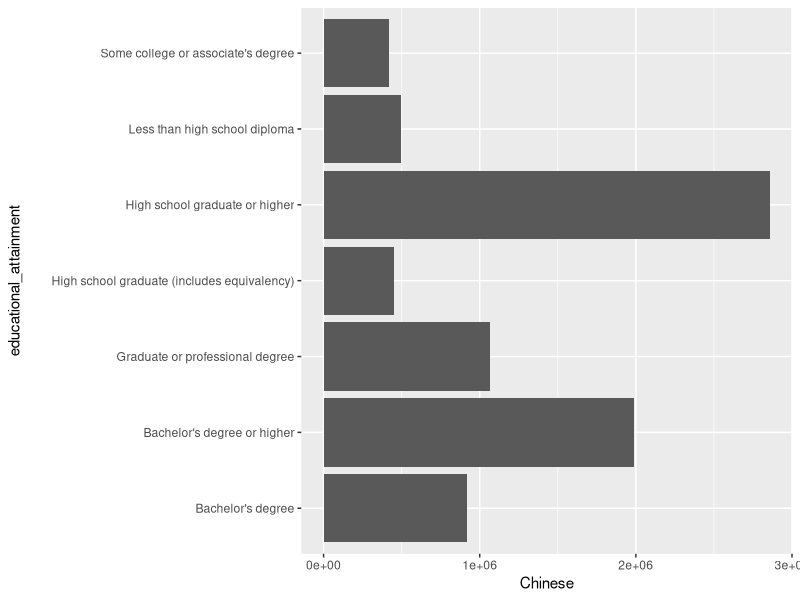
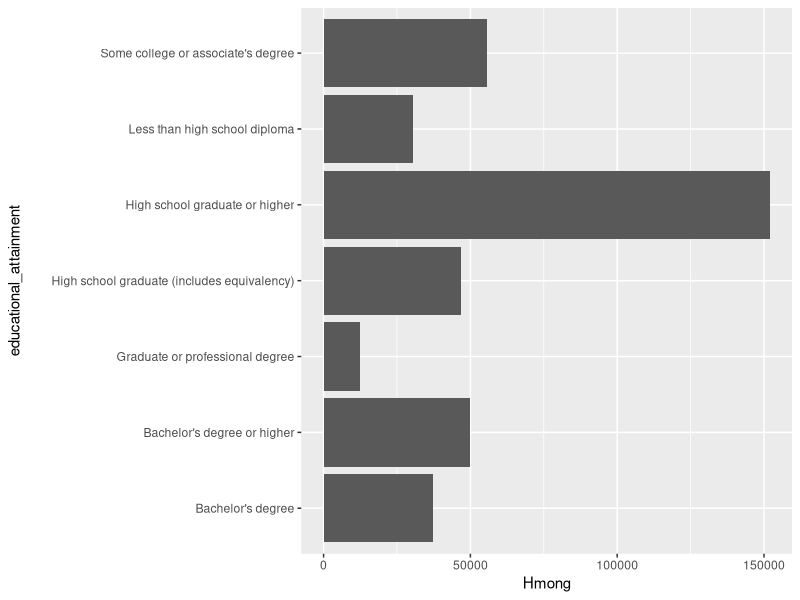

The R source for these figures, in order:
## ---- chunk 1
library(tidyverse)
acs2022 <- read_csv("data/acs2022.csv")

acs2022select <- acs2022 |> select(-"United States!!Asian Indian alone!!Margin of Error",
                                   -"United States!!Bangladeshi alone!!Margin of Error",
                                   -"United States!!Cambodian alone!!Margin of Error",
                                   -"United States!!Chinese alone!!Margin of Error",
                                   -"United States!!Chinese, except Taiwanese alone!!Margin of Error",
                                   -"United States!!Taiwanese alone!!Margin of Error",
                                   -"United States!!Filipino alone!!Margin of Error",
                                   -"United States!!Hmong alone!!Margin of Error",
                                   -"United States!!Indonesian alone!!Margin of Error",
                                   -"United States!!Japanese alone!!Margin of Error",
                                   -"United States!!Korean alone!!Margin of Error",
                                   -"United States!!Laotian alone!!Margin of Error",
                                   -"United States!!Pakistani alone!!Margin of Error",
                                   -"United States!!Thai alone!!Margin of Error",
                                   -"United States!!Vietnamese alone!!Margin of Error",
                                   -"United States!!Asian Indian alone or in any combination!!Estimate":-"United States!!Nepalese alone or in any combination!!Margin of Error") |>
  rename("Asian_Indian" = "United States!!Asian Indian alone!!Estimate",
         "Bangladeshi" = "United States!!Bangladeshi alone!!Estimate",
         "Cambodian" = "United States!!Cambodian alone!!Estimate",
         "Chinese" = "United States!!Chinese alone!!Estimate",
         "Chinese_except_Taiwanese" = "United States!!Chinese, except Taiwanese alone!!Estimate",
         "Taiwanese" = "United States!!Taiwanese alone!!Estimate",
         "Filipino" = "United States!!Filipino alone!!Estimate",
         "Hmong" = "United States!!Hmong alone!!Estimate",
         "Indonesian" = "United States!!Indonesian alone!!Estimate",
         "Japanese" = "United States!!Japanese alone!!Estimate",
         "Korean" = "United States!!Korean alone!!Estimate",
         "Laotian" = "United States!!Laotian alone!!Estimate",
         "Pakistani" = "United States!!Pakistani alone!!Estimate",
         "Thai" = "United States!!Thai alone!!Estimate",
         "Vietnamese" = "United States!!Vietnamese alone!!Estimate")

educational_attainment <- acs2022select[c(97:103, 106), ] |> rename("educational_attainment" = "Label (Grouping)")

educational_attainment

educational_attainment <- acs2022select[c(98:103, 106), ] |> rename("educational_attainment" = "Label (Grouping)")

educational_attainment

educational_attainment$Asian_Indian <- c(207475, 220050, 264060, 1002799, 1452330, 2936097, 2451986)

educational_attainment$Chinese <- c(496717, 453086, 419524, 919598, 1067271, 2859481, 1986869)

educational_attainment$Hmong <- c(30487, 46735, 55498, 37424, 12414, 152072, 49838)

Chinese_plot <- educational_attainment |>
  ggplot(aes(x = Chinese,
             y = educational_attainment)) +
  geom_col()

Chinese_plot

Hmong_plot <- educational_attainment |>
  ggplot(aes(x = Hmong,
             y = educational_attainment)) +
  geom_col()

Hmong_plot
## ---- chunk 2
educational_attainment |> knitr::kable()
